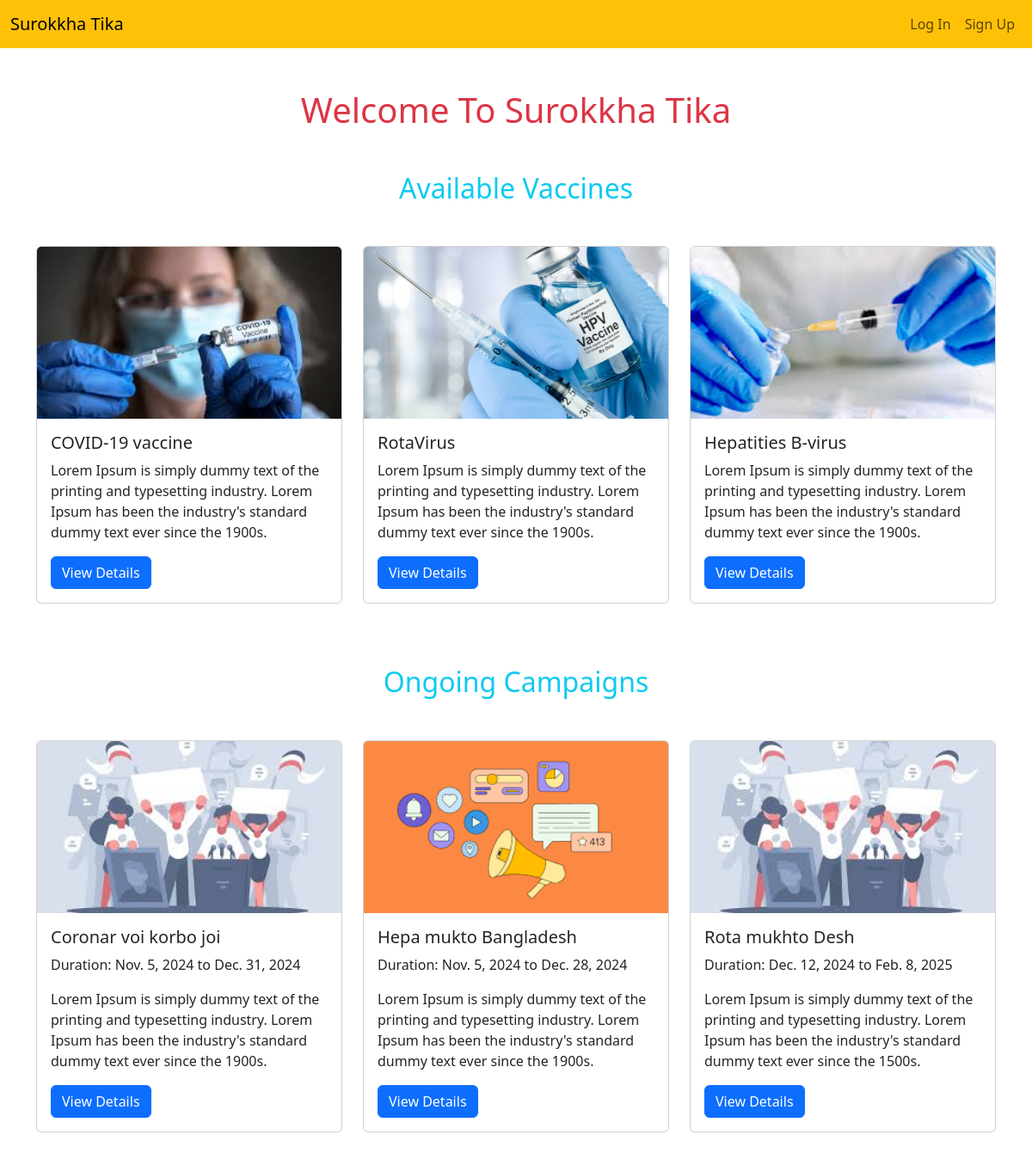
The page / on the database its author committed.
### vaccine/models.py (models this page shows, shortened)
class Vaccine(models.Model):
    name = models.CharField(max_length=20)
    description = models.TextField()
    manufacturer = models.CharField(max_length=250)
    image = models.ImageField(upload_to="vaccine/images", null=True)
    available_doses = models.IntegerField(null=True, blank=True)
    admin_route = models.CharField(max_length=50, null=True, blank=True)
    side_effects = models.TextField(null=True, blank=True)

### campaign/models.py (models this page shows, shortened)
class Campaign(models.Model):
    doctor = models.ForeignKey(User, on_delete=models.CASCADE, limit_choices_to={'doctor__role': 'Doctor'})
    vaccine = models.ForeignKey(Vaccine, on_delete=models.CASCADE)
    title = models.CharField(max_length=100)
    description = models.TextField()
    start_date = models.DateField()
    end_date = models.DateField()
    is_active = models.BooleanField(default=True)
    image = models.ImageField(upload_to="campaign/images", null=True)

### patient/views.py (the view)
# urls.py: path('', home_view, name='home'),
def home_view(request):
    vaccines = Vaccine.objects.all()
    campaigns = Campaign.objects.all()
    context = {
        'vaccines': vaccines,
        'campaigns': campaigns,
    }
    return render(request, 'patient/index.html', context)

### patient/templates/patient/index.html (shortened to what this page needs)
<!DOCTYPE html>
<html lang="en">
<head>
    <link href="https://cdn.jsdelivr.net/npm/bootstrap@5.3.3/dist/css/bootstrap.min.css?v=1.0" rel="stylesheet">
</head>
<body>
    <nav class="navbar navbar-expand-lg navbar-light bg-warning">
        <div class="container-fluid">
            <a class="navbar-brand" href="{% url 'home' %}">Surokkha Tika</a>
            <div class="collapse navbar-collapse" id="navbarNav">
                <ul class="navbar-nav ms-auto">
                    {% if user.is_authenticated %}
                        <li class="nav-item">
                            <a class="nav-link" href="{% url 'profile' %}">Profile</a>
                        </li>
                        <li class="nav-item">
                            <a class="nav-link" href="{% url 'logout' %}">Log Out</a>
                        </li>
                    {% else %}
                        <li class="nav-item">
                            <a class="nav-link" href="{% url 'login' %}">Log In</a>
                        </li>
                        <li class="nav-item">
                            <a class="nav-link" href="{% url 'register_choice' %}">Sign Up</a>
                        </li>
                    {% endif %}
                </ul>
            </div>
        </div>
    </nav>
    <div class="container mt-5">
        <h1 class="text-center text-danger">Welcome To Surokkha Tika</h1>
        <h2 class="mt-5 text-center text-info mb-5">Available Vaccines</h2>
        <div class="row">
            {% for vaccine in vaccines %}
                <div class="col-md-4 mb-4">
                    <div class="card">
                        <img src="{{ vaccine.image.url }}" class="card-img-top" alt="{{ vaccine.name }}">
                        <div class="card-body">
                            <h5 class="card-title">{{ vaccine.name }}</h5>
                            <p class="card-text">{{ vaccine.description }}</p>
                            <a href="{% url 'vaccine_detail' vaccine.id %}" class="btn btn-primary">View Details</a>
                        </div>
                    </div>
                </div>
            {% empty %}
                <div class="col-12 text-center">
                    <p class="text-muted">No vaccines available at this time.</p>
                </div>
            {% endfor %}
        </div>
        <h2 class="mt-5 text-center text-info mb-5">Ongoing Campaigns</h2>
        <div class="row">
            {% for campaign in campaigns %}
                <div class="col-md-4 mb-4">
                    <div class="card">
                        <img src="{{ campaign.image.url }}" class="card-img-top" alt="{{ campaign.title }}">
                        <div class="card-body">
                            <h5 class="card-title">{{ campaign.title }}</h5>
                            <p class="card-text">Duration: {{ campaign.start_date }} to {{ campaign.end_date }}</p>
                            <p class="card-text">{{ campaign.description }}</p>
                            <a href="{% url 'campaign_detail' campaign.id %}" class="btn btn-primary">View Details</a>
                        </div>
                    </div>
                </div>
            {% empty %}
                <div class="col-12 text-center">
                    <p class="text-muted">No ongoing campaigns at this time.</p>
                </div>
            {% endfor %}
        </div>
    </div>
</body>
</html>

### patient/templates/patient/index.html (style rules this page uses)
.card-img-top { height: 200px; object-fit: cover; }

### rows shown on the page
Vaccine: image (picture), name "COVID-19 vaccine", description "Lorem Ipsum is simply dummy text of the printing and typesetting industry. Lorem Ipsum has been the industry's standard dummy text ever since the 1900s."
Vaccine: image (picture), name "RotaVirus", description "Lorem Ipsum is simply dummy text of the printing and typesetting industry. Lorem Ipsum has been the industry's standard dummy text ever since the 1900s."
Vaccine: image (picture), name "Hepatities B-virus", description "Lorem Ipsum is simply dummy text of the printing and typesetting industry. Lorem Ipsum has been the industry's standard dummy text ever since the 1900s."
Campaign: image (picture), title "Coronar voi korbo joi", start_date "Nov. 5, 2024", end_date "Dec. 31, 2024", description "Lorem Ipsum is simply dummy text of the printing and typesetting industry. Lorem Ipsum has been the industry's standard dummy text ever since the 1900s."
Campaign: image (picture), title "Hepa mukto Bangladesh", start_date "Nov. 5, 2024", end_date "Dec. 28, 2024", description "Lorem Ipsum is simply dummy text of the printing and typesetting industry. Lorem Ipsum has been the industry's standard dummy text ever since the 1900s."
Campaign: image (picture), title "Rota mukhto Desh", start_date "Dec. 12, 2024", end_date "Feb. 8, 2025", description "Lorem Ipsum is simply dummy text of the printing and typesetting industry. Lorem Ipsum has been the industry's standard dummy text ever since the 1500s."
